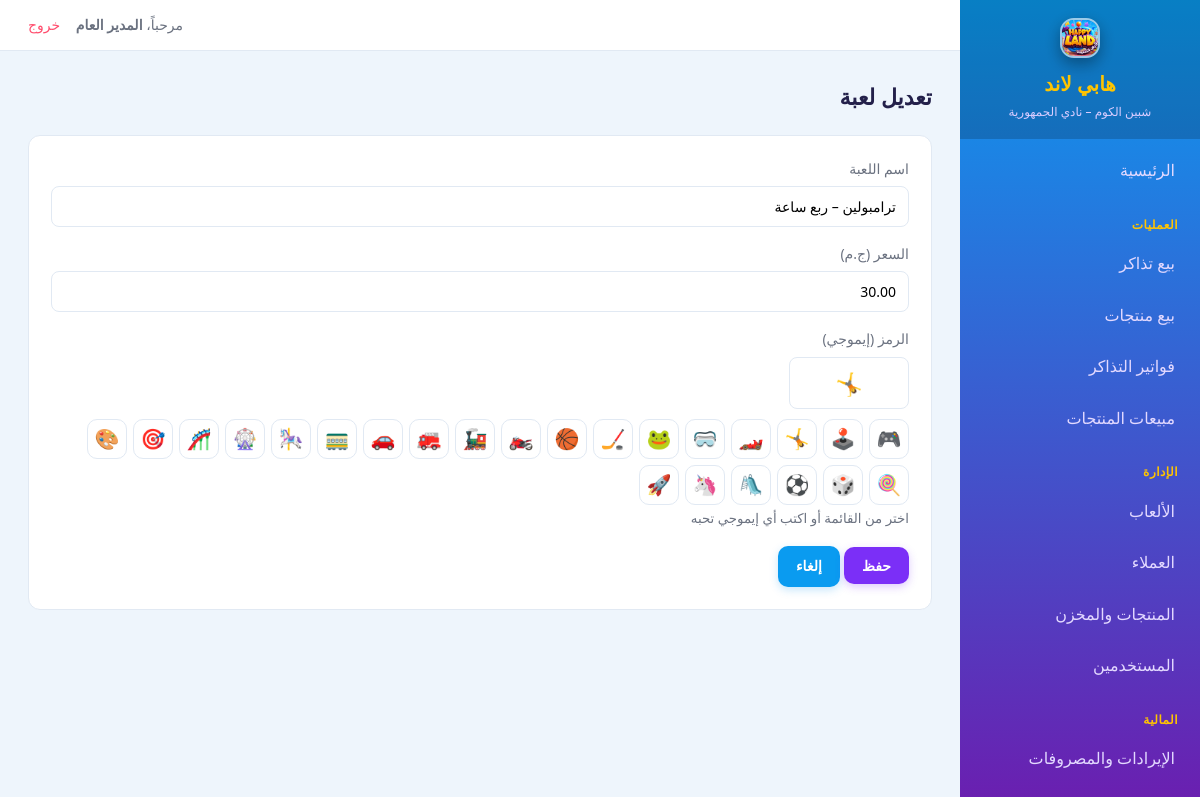
Page /games/form.php?id=1 (signed in) on the committed database.
### tables this page shows
CREATE TABLE game (
    id    INT AUTO_INCREMENT PRIMARY KEY,
    name  VARCHAR(100) NOT NULL,
    price DECIMAL(10,2) NOT NULL,
    icon  VARCHAR(16) NOT NULL DEFAULT '🎮'
);

### includes/functions.php (called while the page is built, shortened)
<?php
function e($str) {
    return htmlspecialchars($str ?? '', ENT_QUOTES, 'UTF-8');
}
function base_url($path = '') {
    $dir = str_replace('\\', '/', dirname($_SERVER['SCRIPT_NAME']));
    $segments = ['games','tickets','clients','shop','financials','reports','users'];
    foreach ($segments as $seg) {
        if (preg_match('#/' . $seg . '$#', $dir)) {
            $dir = preg_replace('#/' . $seg . '$#', '', $dir);
            break;
        }
    }
    $dir = rtrim($dir, '/');
    return $dir . '/' . ltrim($path, '/');
}

### games/form.php (the view, shortened to what this page needs)
<?php
require_once __DIR__ . '/../includes/functions.php';
require_once __DIR__ . '/../includes/header.php';
$id = (int)($_GET['id'] ?? 0);
$game = ['name' => '', 'price' => '', 'icon' => '🎮'];
if ($id) {
    $stmt = $pdo->prepare('SELECT * FROM game WHERE id = ?');
    $stmt->execute([$id]);
    $game = $stmt->fetch() ?: $game;
}
$icons = ['🎮','🕹️','🤸','🏎️','🥽','🐸','🏒','🏀','🏍️','🚂','🚒','🚗','🚃','🎠','🎡','🎢','🎯','🎨','🍭','🎲','⚽','🛝','🦄','🚀'];
?>
<h1 class="page-title"><?= $id ? 'تعديل لعبة' : 'إضافة لعبة' ?></h1>
<div class="card">
    <form method="post">
        <div class="form-row">
            <label>اسم اللعبة</label>
            <input type="text" name="name" value="<?= e($game['name']) ?>" required>
        </div>
        <div class="form-row">
            <label>السعر (ج.م)</label>
            <input type="number" step="0.01" name="price" value="<?= e($game['price']) ?>" required>
        </div>
        <div class="form-row">
            <label>الرمز (إيموجي)</label>
            <input type="text" name="icon" id="iconInput" value="<?= e($game['icon'] ?? '🎮') ?>" maxlength="8" style="max-width:120px;font-size:22px;text-align:center;">
            <div class="icon-picker">
                <?php foreach ($icons as $ic): ?>
                    <button type="button" class="icon-opt" onclick="document.getElementById('iconInput').value=this.textContent"><?= $ic ?></button>
                <?php endforeach; ?>
            </div>
            <small style="color:var(--muted)">اختر من القائمة أو اكتب أي إيموجي تحبه</small>
        </div>
        <button class="btn" type="submit">حفظ</button>
        <a class="btn btn-secondary" href="<?= e(base_url('games/index.php')) ?>">إلغاء</a>
    </form>
</div>
<?php require_once __DIR__ . '/../includes/footer.php'; ?>

### assets/style.css (style rules this page uses)
:root { --primary: #7b2ff7; --primary-dark: #5f1fc4; --sky: #0a9bf0; --accent: #ff8a00; --accent-2: #ffc400; --pink: #ff5fa2; --bg: #eef5fc; --card: #ffffff; --text: #23204a; --muted: #6b7280; --border: #e1e9f3; --success: #3fb950; --danger: #ff4d6d; --warning: #ff9f1c; }
* { box-sizing: border-box; margin: 0; padding: 0; }
body { font-family: 'Segoe UI', Tahoma, sans-serif; background: var(--bg); color: var(--text); direction: rtl; line-height: 1.6; }
a { text-decoration: none; color: inherit; }
.page-title { font-size: 22px; margin-bottom: 20px; }
.card { background: var(--card); border: 1px solid var(--border); border-radius: 12px; padding: 22px; margin-bottom: 20px; }
.btn { display: inline-block; padding: 9px 18px; border-radius: 10px; border: none; background: var(--primary); color: #fff; cursor: pointer; font-size: 14px; font-family: inherit; font-weight: bold; box-shadow: 0 3px 8px rgba(123,47,247,.25); transition: .15s; }
.btn-secondary { background: var(--sky); box-shadow: 0 3px 8px rgba(30,155,240,.25); }
.form-row { margin-bottom: 16px; }
label { display: block; margin-bottom: 6px; font-size: 14px; color: var(--muted); }
input, select, textarea { width: 100%; padding: 10px 12px; border: 1px solid var(--border); border-radius: 8px; font-family: inherit; font-size: 14px; background: #fff; }
.icon-picker { display: flex; flex-wrap: wrap; gap: 6px; margin-top: 10px; }
.icon-opt { width: 40px; height: 40px; border: 1px solid var(--border); border-radius: 10px; background: #fff; cursor: pointer; font-size: 20px; line-height: 1; transition: .12s; }

### rows in the picture
game: name "ترامبولين – ربع ساعة", price "30.00", icon "🤸"

### other values in the picture
APP_NAME "هابي لاند"
APP_TAGLINE "شبين الكوم – نادي الجمهورية"
$label "الرئيسية بيع تذاكر بيع منتجات فواتير التذاكر مبيعات المنتجات الألعاب العملاء المنتجات والمخزن المستخدمين الإيرادات والمصروفات"
$u['name'] ?: $u['username'] "المدير العام"
$ic "🎮"
$ic "🕹️"
$ic "🤸"
$ic "🏎️"
$ic "🥽"
$ic "🐸"
$ic "🏒"
$ic "🏀"
$ic "🏍️"
$ic "🚂"
$ic "🚒"
